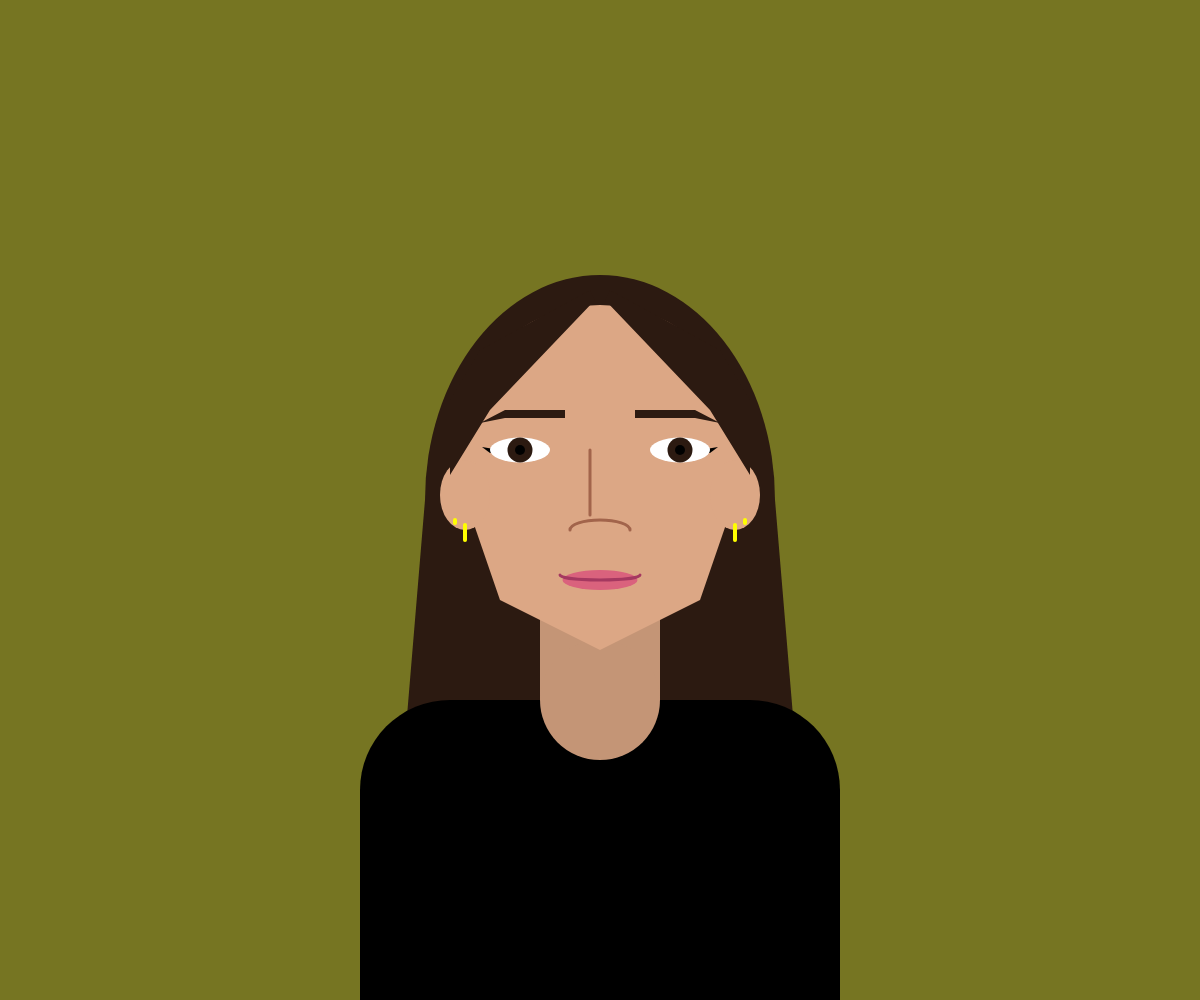
Frame 1 (no input)
Frame 60 (no input): identical to frame 1, image omitted
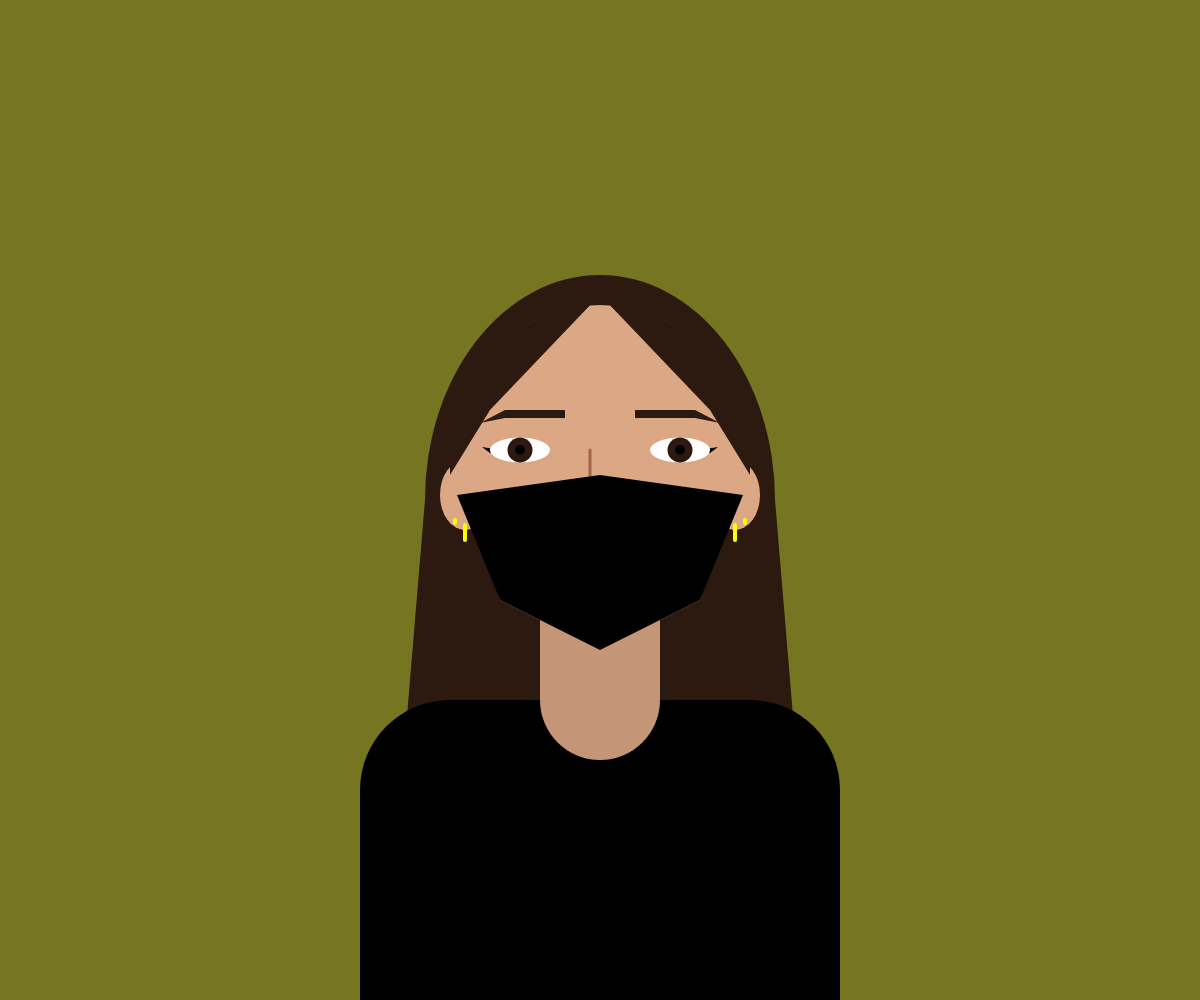
Frame 120 (the mouse pressed at the canvas centre since frame 60)

The p5.js sketch that drew these frames (run headless with seeded random() and noise() and a simulated clock; from frame 60 on, the mouse is pressed at the canvas centre):

// p5.js sketch
// ── sketch.js
//skintone #DCA785
//haircolor #2C1A11

function setup() {
  createCanvas(windowWidth, windowHeight);
}

function draw() {
  background("#767522");
  noStroke();

  // draw hair under face
  drawHairUnder();

  // draw neck
  fill('#C49576'); // shadowed skin color
  rectMode(CENTER);
  rect(width/2, height/2 + 300, 120, 500);

  //draw shoulders
  fill('black');
  rect(width/2, height/2 + 550, 480, 700, 90);
    // collar
  fill('#C49576');
  ellipse(width/2, height/2 + 200, 120);
  
  // draw face
  drawFace();

  // draw ears
  fill('#dca785')
  noStroke();
    // right
  // push();
  // rotate(PI / 10);
  ellipse(width/2 + 135, height/2 - 5, 50, 70);
  // pop();
    // left
  // push();
  // rotate(PI / -100);
  ellipse(width/2 - 135, height/2 - 5, 50, 70);
  // pop();

  // earrings
  stroke('yellow');
  strokeWeight(4);
    // hoops
  line(width/2 - 135, height/2 + 25, width/2 - 135, height/2 + 40);
  line(width/2 + 135, height/2 + 25, width/2 + 135, height/2 + 40);
    // studs
  line(width/2 - 145, height/2 + 20, width/2 - 145, height/2 + 23);
  line(width/2 + 145, height/2 + 20, width/2 + 145, height/2 + 23);

  // draw hair on top of face
  fill('#2C1A11');
  noStroke();
  beginShape();
  vertex(width/2 - 5, height/2 - 200);
  vertex(width/2 - 110, height/2 - 90);
  vertex(width/2 - 150, height/2 - 25);
  vertex(width/2 - 150, height/2 - 100);
  vertex(width/2 - 120, height/2 - 150);
  vertex(width/2 - 10, height/2 - 210);
  endShape(); 
  beginShape();
  vertex(width/2 + 5, height/2 - 200);
  vertex(width/2 + 110, height/2 - 90);
  vertex(width/2 + 150, height/2 - 25);
  vertex(width/2 + 150, height/2 - 100);
  vertex(width/2 + 120, height/2 - 150);
  vertex(width/2 + 10, height/2 - 210);
  endShape(); 

  // draw nose
  drawNose();

  // draw mouf
  drawMouth();

  // draw eyeliner
  fill("black");
  noStroke();
    // left
  beginShape();
  vertex(width/2 - 100, height/2 - 50);
  vertex(width/2 - 118, height/2 - 53);
  vertex(width/2 - 110, height/2 - 47);
  endShape();
    // right
  beginShape();
  vertex(width/2 + 100, height/2 - 50);
  vertex(width/2 + 118, height/2 - 53);
  vertex(width/2 + 110, height/2 - 47);
  endShape();

  // draw eyes
    // left
  drawEye(width/2 - 80, height/2 - 50);
    // right
  drawEye(width/2 + 80, height/2 - 50);

  // draw eyebrows
  drawBrows();

  // mask interaction
  if(mouseX > width/2 - 225 && mouseX < width/2 + 225 && mouseY < height/2 + 100 && mouseY > height/2 - 25){
    fill('black'); 
    // stroke('black');
    // strokeWeight(2);
    beginShape();
    vertex(width/2, height/2 - 25);
    vertex(width/2 - 143, height/2 - 5);
    vertex(width/2 - 100, height/2 + 100);
    vertex(width/2, height/2 + 150);
    vertex(width/2 + 100, height/2 + 100);
    vertex(width/2 + 143, height/2 - 5);
    endShape();
  }

}

function drawHairUnder(){
  fill('#2C1A11'); //hair
  ellipse(width/2, height/2 , 350, 450);
  quad(width/2 - 175, height/2, width/2 - 200, height/2 + 300, width/2 + 200, height/2 + 300, width/2 + 175, height/2);
}

function drawFace(){
  fill("#dca785"); // skintone
  ellipse(width/2, height/2 - 50, 290);
  beginShape();
  vertex(width/2 - 143, height/2 - 25);
  vertex(width/2 - 100, height/2 + 100);
  vertex(width/2, height/2 + 150);
  vertex(width/2 + 100, height/2 + 100);
  vertex(width/2 + 143, height/2 - 25);
  endShape();
}

function drawNose(){
  stroke('#a2644b');
  noFill();
  strokeWeight(3);
  line(width/2 - 10, height/2 - 50, width/2 - 10, height/2 + 15);
  arc(width/2, height/2 + 30, 60, 20, PI, 0);
}

function drawMouth(){
  fill('#DA627D');
  noStroke();
  ellipse(width/2, height/2 + 80, 75, 20);
  stroke("#A53860");
  noFill();
  arc(width/2, height/2 + 75, 80, 10, 0, PI);
}

function drawBrows(){
  fill('#2C1A11');
  noStroke();
    //right
  beginShape();
  vertex(width/2 - 95, height/2 - 90);
  vertex(width/2 - 35, height/2 - 90);
  vertex(width/2 - 35, height/2 - 82);
  vertex(width/2 - 95, height/2 - 82);
  vertex(width/2 - 120, height/2 - 77);
  endShape();
    //left
  beginShape();
  vertex(width/2 + 95, height/2 - 90);
  vertex(width/2 + 35, height/2 - 90);
  vertex(width/2 + 35, height/2 - 82);
  vertex(width/2 + 95, height/2 - 82);
  vertex(width/2 + 120, height/2 - 77);
  endShape();
}

function drawEye(x, y) {
  push();
  fill('white');
  noStroke();
  // stroke('black');
  ellipse(x, y, 60, 25);
  noStroke();
    // iris
  fill('#2C1A11');
  ellipse(x, y, 25);
    // pupil
  fill('black');
  ellipse(x, y, 10);
  pop();
}
